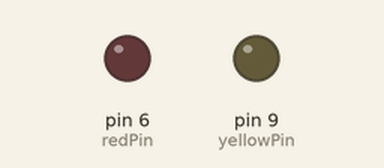
The sketch below on a simulated Arduino Uno, built with avr-gcc and run on an emulated ATmega328P. On the bench: output pins drawn as LEDs (lit = HIGH).

Above: at 1.0 s.
At 5.25 s:
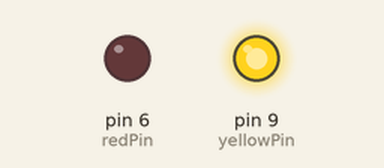
At 7.65 s:
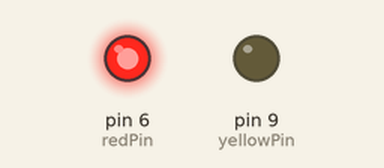
Timing chart, 0 to 8.3 s (numbered marks = the images above):
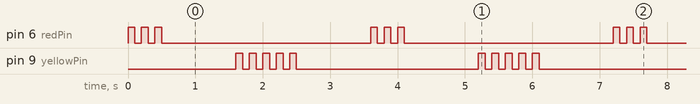

Measured:
- by itself, pin 6 (redPin): repeats every 3.6 s: 2 × (LOW 0.10 s, HIGH 0.10 s), LOW 3.1 s, HIGH 0.10 s
- by itself, pin 9 (yellowPin): repeats every 3.6 s: 4 × (LOW 0.10 s, HIGH 0.10 s), LOW 2.7 s, HIGH 0.10 s
- by itself, everything shown: repeats every 3.6 s, in 16 steps

The sketch:

red_yellow_alternating_blink.ino
```cpp
int redPin = 6;
int yellowPin = 9;
int blinkDelay = 100;
int lightTransitionDelay = 1000;


void setup() {
  // put your setup code here, to run once:
  pinMode(redPin, OUTPUT);
  pinMode(yellowPin, OUTPUT);

}

void loop() {

  for(int i = 0; i < 3; i++)
  {
    digitalWrite(redPin, HIGH);
    delay(blinkDelay);
    digitalWrite(redPin, LOW);
    delay(blinkDelay);

  }
  delay(lightTransitionDelay);
  for(int i = 0; i < 5; i++)
  {
    digitalWrite(yellowPin, HIGH);
    delay(blinkDelay);
    digitalWrite(yellowPin, LOW);
    delay(blinkDelay);


  }
  delay(lightTransitionDelay);
  // put your main code here, to run repeatedly:

}
```
